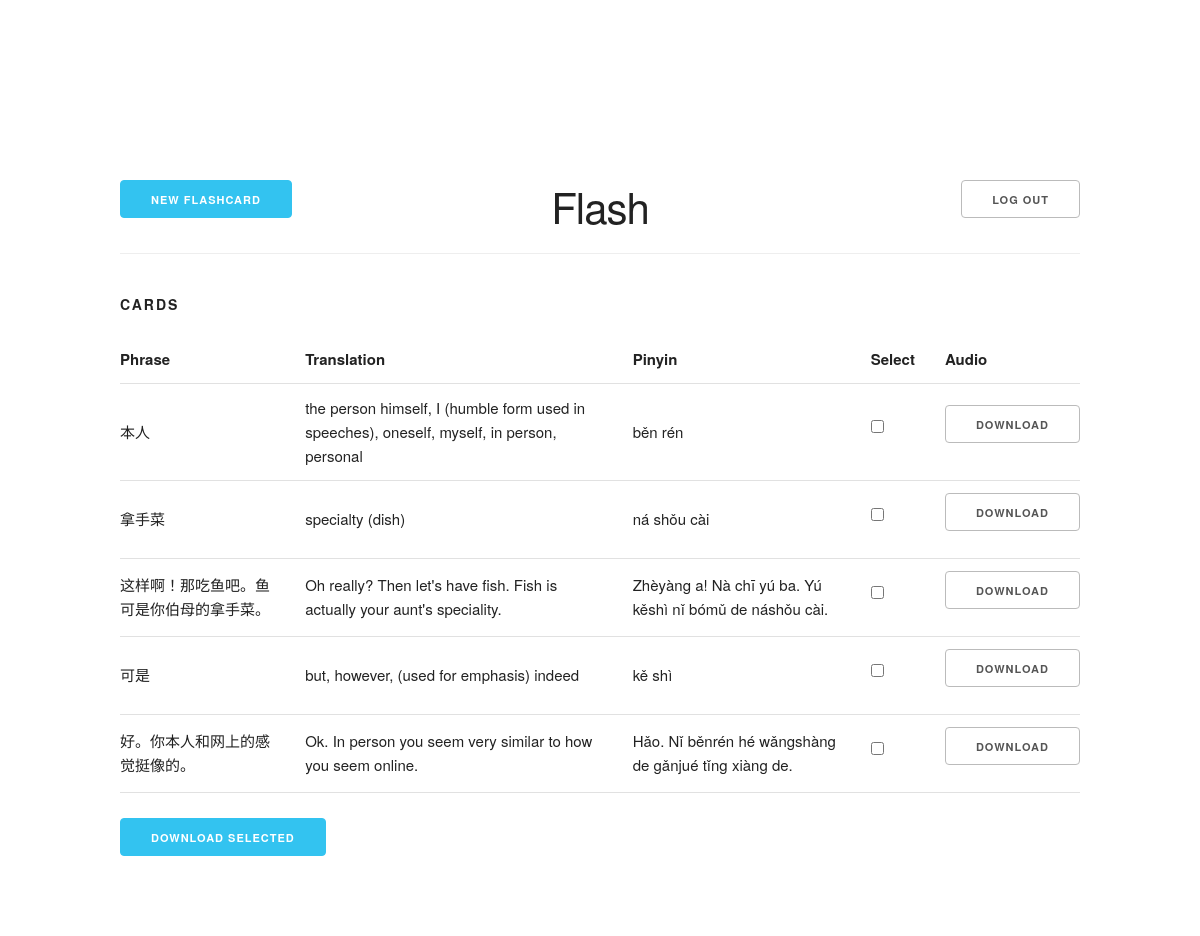
/home (signed in), run on the app's committed database.
### models.py (models this page shows, shortened)
class Card(db.Model):
	id = db.Column(db.Integer, primary_key=True)
	user_id = db.Column(db.Integer, db.ForeignKey('user.id'), nullable=False)
	user=db.relationship('User', backref=db.backref('card', lazy=True))
	created = db.Column(db.DateTime, nullable=False, default=datetime.utcnow)
	phrase = db.Column(db.Text, nullable=False)
	translation = db.Column(db.Text)
	pinyin = db.Column(db.Text)
	audio = db.Column(db.LargeBinary)
	pending = db.Column(db.Boolean)

### views.py (the view, shortened to what this page needs)
@app.route('/home', methods=('GET', 'POST'))
@login_required
def home():
	cards = Card.query.filter_by(user_id=current_user.id, pending=False).all()
	in_progress = Card.query.filter_by(user_id=current_user.id, pending=True).all()
	return render_template('home.html', cards=cards, in_progress=in_progress)

### login.py (called while the page is built)
@login_manager.user_loader
def load_user(user_id):
	return User.query.filter_by(id=int(user_id)).first()

### templates/home.html (shortened to what this page needs)
{% extends 'base.html' %}
{% block header %}
	<div class="header">
		<h2>Flash</h2>
		<a class="button nav-button-right" href="{{ url_for('logout') }}">Log out</a>
		<a class="button button-primary nav-button-left"
		href="{{ url_for('create') }}">New Flashcard</a>
	</div>
{% endblock %}
{% block content %}
	<section>
		<h5 class="table-header">Cards</h5>
		<form method="post">
			<table class="u-full-width">
				<thead>
					<th>Phrase</th>
					<th>Translation</th>
					<th>Pinyin</th>
					<th>Select</th>
					<th>Audio</th>
				</thead>
				<tbody>
					{% for card in cards %}
						<tr>
							<td>{{ card.phrase }}</td>
							<td>{{ card.translation }}</td>
							<td>{{ card.pinyin }}</td>
							<td><input type="checkbox" name="download" value="{{ card.id }}"></td>
							<td><input type="submit" value="Download" name="{{ card.id }}"></td>
						</tr>
					{% endfor %}
				</tbody>
			</table>
			<input class="button-primary" type="submit" value="Download selected" name="submit">
		</form>
	</section>
{% endblock %}

### templates/base.html (shortened to what this page needs)
<!doctype html>
<html lang="en">
	<head>
		<link rel="stylesheet" href="{{ url_for('static', filename='normalize.css') }}">
		<link rel="stylesheet" href="{{ url_for('static', filename='skeleton.css') }}">
		<link rel="stylesheet" href="{{ url_for('static', filename='custom.css') }}">
	</head>
	<body>
		<div class="container">
			{% block header %}{% endblock %}
			<div class="content">
				{% block content %}{% endblock %}
			</div>
		</div>
	</body>
</html>

### static/skeleton.css (style rules this page uses)
.container { position: relative; width: 100%; max-width: 960px; margin: 0 auto; padding: 0 20px; box-sizing: border-box; }
@media (min-width: 400px) { .container { width: 85%; padding: 0; } }
@media (min-width: 550px) { .container { width: 80%; } }
html { font-size: 62.5%; }
body { font-size: 1.5em; line-height: 1.6; font-weight: 400; font-family: "Raleway", "HelveticaNeue", "Helvetica Neue", Helvetica, Arial, sans-serif; color: #222; }
h1, h2, h3, h4, h5, h6 { margin-top: 0; margin-bottom: 2rem; font-weight: 300; }
h2 { font-size: 3.6rem; line-height: 1.25; letter-spacing: -.1rem; }
h5 { font-size: 1.8rem; line-height: 1.5; letter-spacing: -.05rem; }
@media (min-width: 550px) { h2 { font-size: 4.2rem; } }
@media (min-width: 550px) { h5 { font-size: 2.4rem; } }
a { color: #1EAEDB; }
.button, button, input[type="submit"], input[type="reset"], input[type="button"] { display: inline-block; height: 38px; padding: 0 30px; color: #555; text-align: center; font-size: 11px; font-weight: 600; line-height: 38px; letter-spacing: .1rem; text-transform: uppercase; text-decoration: none; white-space: nowrap; background-color: transparent; border-radius: 4px; border: 1px solid #bbb; cursor: pointer; box-sizing: border-box; }
.button.button-primary, button.button-primary, input[type="submit"].button-primary, input[type="reset"].button-primary, input[type="button"].button-primary { color: #FFF; background-color: #33C3F0; border-color: #33C3F0; }
input[type="checkbox"], input[type="radio"] { display: inline; }
th, td { padding: 12px 15px; text-align: left; border-bottom: 1px solid #E1E1E1; }
th:first-child, td:first-child { padding-left: 0; }
th:last-child, td:last-child { padding-right: 0; }
button, .button { margin-bottom: 1rem; }
input, textarea, select, fieldset { margin-bottom: 1.5rem; }
pre, blockquote, dl, figure, table, p, ul, ol, form { margin-bottom: 2.5rem; }
.u-full-width { width: 100%; box-sizing: border-box; }
.container:after, .row:after, .u-cf { content: ""; display: table; clear: both; }

### static/custom.css (style rules this page uses)
section { border-top: 1px solid #eee; padding: 4rem 0; margin-bottom: 0; }
h1, h2 { text-align: center; }
.nav-button-right { position: absolute; right: 0; }
.nav-button-left { position: absolute; left: 0; }
.header, .header-index { text-align: center; margin-top: 6rem; }
.header { display: flex; justify-content: center; position: relative; }
.table-header { text-transform: uppercase; font-size: 1.4rem; letter-spacing: .2rem; font-weight: 600; }
@media (min-width: 550px) { .header, .header-index { margin-top: 18rem; } }

### data on the page
Card: phrase "本人", translation "the person himself, I (humble form used in speeches), oneself, myself, in person, personal", pinyin "běn rén"
Card: phrase "拿手菜", translation "specialty (dish)", pinyin "ná shǒu cài"
Card: phrase "这样啊！那吃鱼吧。鱼可是你伯母的拿手菜。", translation "Oh really? Then let's have fish. Fish is actually your aunt's speciality.", pinyin "Zhèyàng a! Nà chī yú ba. Yú kěshì nǐ bómǔ de náshǒu cài."
Card: phrase "可是", translation "but, however, (used for emphasis) indeed", pinyin "kě shì"
Card: phrase "好。你本人和网上的感觉挺像的。", translation "Ok. In person you seem very similar to how you seem online.", pinyin "Hǎo. Nǐ běnrén hé wǎngshàng de gǎnjué tǐng xiàng de."
